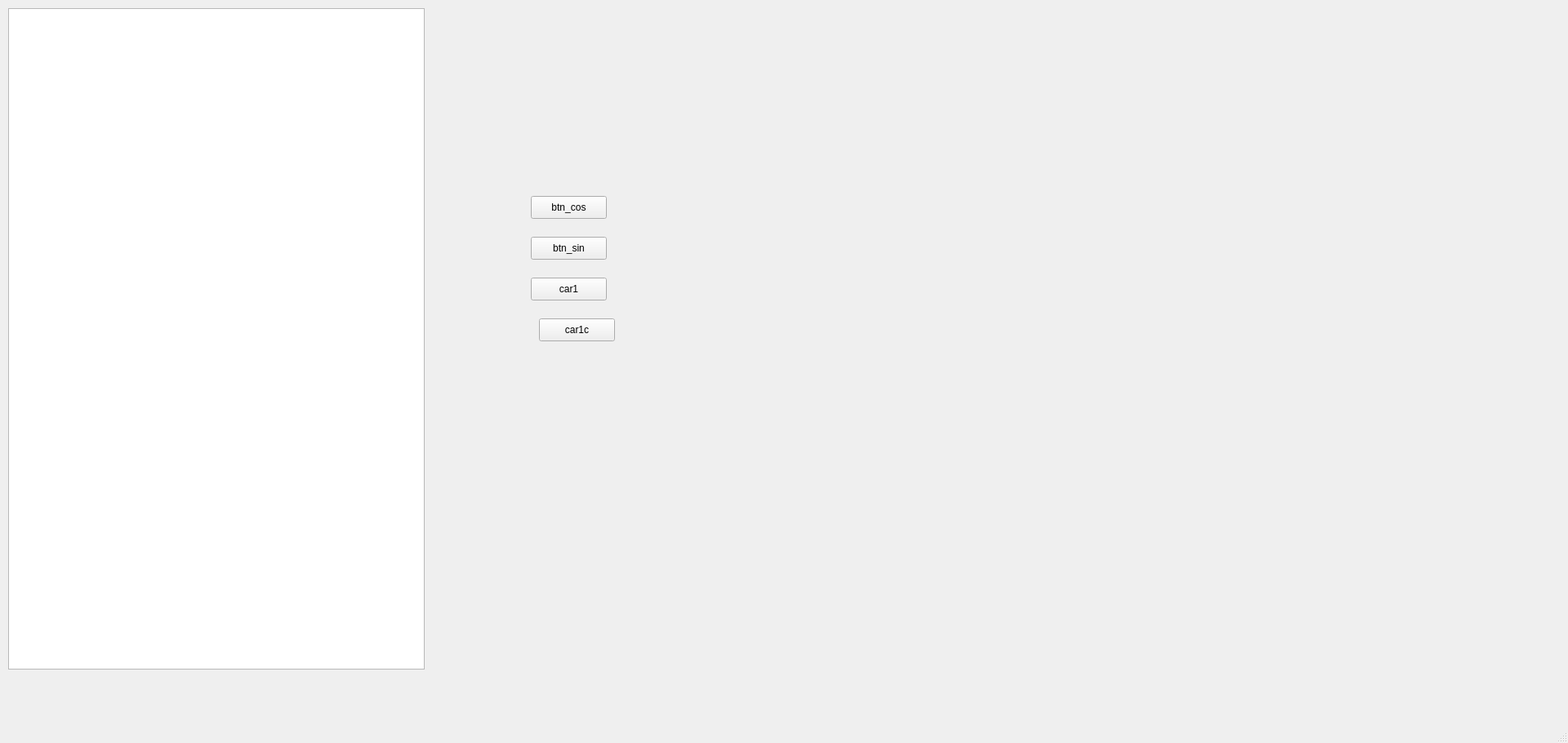
<?xml version="1.0" encoding="UTF-8"?>
<ui version="4.0">
 <class>MainWindow</class>
 <widget class="QMainWindow" name="MainWindow">
  <property name="geometry">
   <rect>
    <x>0</x>
    <y>0</y>
    <width>1920</width>
    <height>910</height>
   </rect>
  </property>
  <property name="windowTitle">
   <string>MainWindow</string>
  </property>
  <widget class="QWidget" name="centralwidget">
   <widget class="QGraphicsView" name="graphicsView">
    <property name="geometry">
     <rect>
      <x>10</x>
      <y>10</y>
      <width>510</width>
      <height>810</height>
     </rect>
    </property>
   </widget>
   <widget class="QPushButton" name="btn_cos">
    <property name="geometry">
     <rect>
      <x>650</x>
      <y>240</y>
      <width>93</width>
      <height>28</height>
     </rect>
    </property>
    <property name="text">
     <string>btn_cos</string>
    </property>
   </widget>
   <widget class="QPushButton" name="btn_sin">
    <property name="geometry">
     <rect>
      <x>650</x>
      <y>290</y>
      <width>93</width>
      <height>28</height>
     </rect>
    </property>
    <property name="text">
     <string>btn_sin</string>
    </property>
   </widget>
   <widget class="QPushButton" name="car1">
    <property name="geometry">
     <rect>
      <x>650</x>
      <y>340</y>
      <width>93</width>
      <height>28</height>
     </rect>
    </property>
    <property name="text">
     <string>car1</string>
    </property>
   </widget>
   <widget class="QPushButton" name="car1c">
    <property name="geometry">
     <rect>
      <x>660</x>
      <y>390</y>
      <width>93</width>
      <height>28</height>
     </rect>
    </property>
    <property name="text">
     <string>car1c</string>
    </property>
   </widget>
  </widget>
  <widget class="QMenuBar" name="menubar">
   <property name="geometry">
    <rect>
     <x>0</x>
     <y>0</y>
     <width>1920</width>
     <height>26</height>
    </rect>
   </property>
  </widget>
  <widget class="QStatusBar" name="statusbar"/>
 </widget>
 <resources/>
 <connections/>
</ui>
